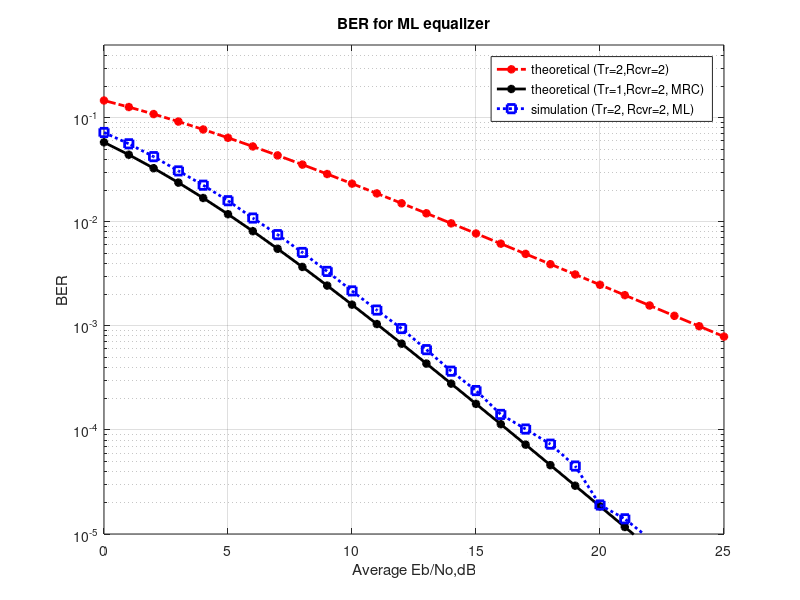

This chart was generated by the following MATLAB code:
%Maximum Likelihood equalization
clear
N = 10^6; %num of bits/symbols
Eb_N0_dB = [0:25]; %Range of Eb/No values
Tr = 2;
Rcvr = 2;
for i = 1:length(Eb_N0_dB)

    %%%%%%%%%Transmitter
    input = rand(1,N)>0.5; %Generating 0,1 with equal probability
    s = 2*input-1; %BPSK is being done such that 0 becomes -1 and 1 becomes 0
    Modu_sig = kron(s,ones(Rcvr,1)); %
    Modu_sig = reshape(Modu_sig,[Rcvr,Tr,N/Tr]); %grouping in [Rcvr,Tr,N/Tr ]matrix

    h = 1/sqrt(2)*[randn(Rcvr,Tr,N/Tr) + j*randn(Rcvr,Tr,N/Tr)]; %Rayleigh channel
    n = 1/sqrt(2)*[randn(Rcvr,N/Tr) + j*randn(Rcvr,N/Tr)]; %white gaussian noise with 0 dB variance

    %%%%%%%%%%Noise being added to the channel
    y = squeeze(sum(h.*Modu_sig,2)) + 10^(-Eb_N0_dB(i)/20)*n;

    %Maximum Likelihood Receiver
    %if [s1 s2 ] = [+1,+1 ]
    sHat1 = [1 1];	
    sHat1 = repmat(sHat1,[1 ,N/2]);
    sHat1Mod = kron(sHat1,ones(Rcvr,1));	
    sHat1Mod = reshape(sHat1Mod,[Rcvr,Tr,N/Tr]);	
    zHat1 = squeeze(sum(h.*sHat1Mod,2)) ;
    J11 = sum(abs(y - zHat1),1);
    
    %if [s1 s2 ] = [+1,-1 ]
    sHat2 = [1 -1];	
    sHat2 = repmat(sHat2,[1 ,N/2]);
    sHat2Mod = kron(sHat2,ones(Rcvr,1));	
    sHat2Mod = reshape(sHat2Mod,[Rcvr,Tr,N/Tr]);	
    zHat2 = squeeze(sum(h.*sHat2Mod,2)) ;
    J10 = sum(abs(y - zHat2),1);
    
    %if [s1 s2 ] = [-1,+1 ]
    sHat3 = [-1 1];	
    sHat3 = repmat(sHat3,[1 ,N/2]);
    sHat3Mod = kron(sHat3,ones(Rcvr,1));	
    sHat3Mod = reshape(sHat3Mod,[Rcvr,Tr,N/Tr]);	
    zHat3 = squeeze(sum(h.*sHat3Mod,2)) ;
    J01 = sum(abs(y - zHat3),1);
    
    %if [s1 s2 ] = [-1,-1 ]
    sHat4 = [-1 -1];	
    sHat4 = repmat(sHat4,[1 ,N/2]);
    sHat4Mod = kron(sHat4,ones(Rcvr,1));	
    sHat4Mod = reshape(sHat4Mod,[Rcvr,Tr,N/Tr]);	
    zHat4 = squeeze(sum(h.*sHat4Mod,2)) ;
    J00 = sum(abs(y - zHat4),1);
    
    %finding the minimum from the four alphabet combinations 
    rVec = [J11;J10;J01;J00];
    [jj dd] = min(rVec,[],1);

    %mapping the minima to bits
    ref = [1 1; 1 0; 0 1; 0 0 ];
    inputHat = zeros(1,N);
    inputHat(1:2:end) = ref(dd,1);
    inputHat(2:2:end) = ref(dd,2);

    %counting the errors
    Error(i) = size(find([input- inputHat]),2);

end

BER = Error/N; %simulated ber
EbN0Lin = 10.^(Eb_N0_dB/10);
th_BER_Rcvr1 = 0.5.*(1-1*(1+1./EbN0Lin).^(-0.5)); 
p = 1/2 - 1/2*(1+1./EbN0Lin).^(-1/2);
th_BERMRC_Rcvr2 = p.^2.*(1+2*(1-p)); 

close all
figure
semilogy(Eb_N0_dB,th_BER_Rcvr1,'-.r*','LineWidth',2);
hold on
semilogy(Eb_N0_dB,th_BERMRC_Rcvr2,'-k*','LineWidth',2);
semilogy(Eb_N0_dB,BER,':bs','LineWidth',2);
axis([0 25 10^-5 0.5])
grid on
legend('theoretical (Tr=2,Rcvr=2)', 'theoretical (Tr=1,Rcvr=2, MRC)', 'simulation (Tr=2, Rcvr=2, ML)');
xlabel('Average Eb/No,dB');
ylabel('BER');
title('BER for ML equalizer');




